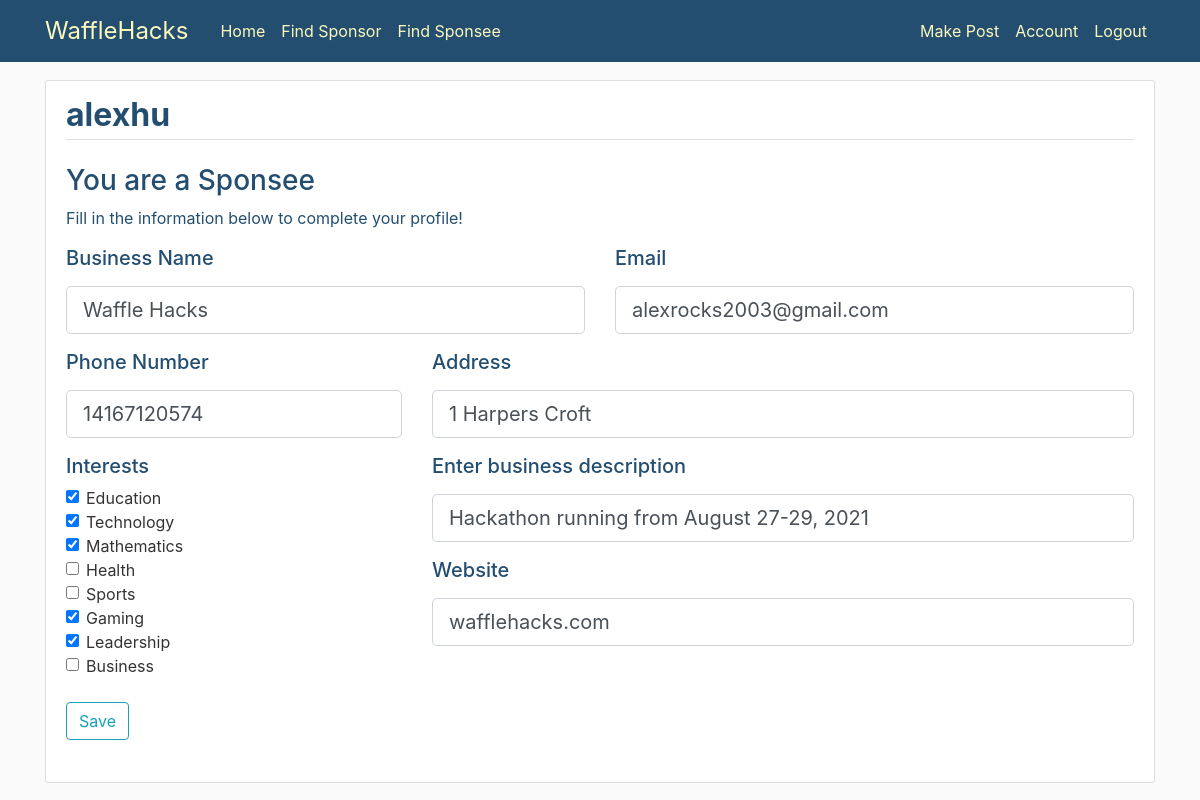
Screenshot of /account_sponsor (signed in) with the database file from the repository.
### main/models.py (models this page shows, shortened)
class User(db.Model, UserMixin):
   id = db.Column(db.Integer, primary_key=True)
   username = db.Column(db.String(20), unique=True, nullable=False)
   password = db.Column(db.String(60), nullable=False)
   user_type = db.Column(db.String(7), nullable=False)
   name = db.Column(db.String(30))
   phone = db.Column(db.String(15))
   address = db.Column(db.String(40))
   website = db.Column(db.String(30))
   email = db.Column(db.String(30))
   description = db.Column(db.String(200))
   education = db.Column(db.Boolean)
   technology = db.Column(db.Boolean)
   mathematics = db.Column(db.Boolean)
   health = db.Column(db.Boolean)
   sports = db.Column(db.Boolean)
   gaming = db.Column(db.Boolean)
   leadership = db.Column(db.Boolean)
   business = db.Column(db.Boolean)
   posts = db.relationship('Post', backref='author', lazy=True)

### main/routes.py (the view, shortened to what this page needs)
@app.route("/account_sponsor", methods=['GET', 'POST'])
@login_required
def account_sponsor():
  form = UpdateSponsorInfo()
  if current_user.name:
      form.name.data=current_user.name
  if current_user.address:
      form.address.data=current_user.address
  if current_user.phone:
      form.phone.data=current_user.phone
  if current_user.email:
      form.email.data=current_user.email
  if current_user.website:
      form.website.data=current_user.website
  if current_user.description:
      form.description.data=current_user.description
  return render_template('account_sponsor.html', form = form)

### main/forms.py
class UpdateSponsorInfo(FlaskForm):
    interests = ['Education', 'Technology', 'Mathematics', 'Health', 'Physical Activity', 'Computers', 'Sports', 'Gaming', 'Leadership', 'Finance', 'Law', 'Business']
    name=StringField('Business Name', validators=[DataRequired(), Length(min=3)])
    email=StringField('Email', validators=[DataRequired(), Length(min=3)])
    phone=StringField('Phone Number', validators=[DataRequired(), Length(min=10)])
    address=StringField('Address', validators=[DataRequired(), Length(min=3)])
    website=StringField('Website', validators=[DataRequired()])
    description=StringField('Enter business description', validators=[DataRequired()])
    submit = SubmitField("Save")

### main/models.py (called while the page is built)
@login_manager.user_loader
def load_user(user_id):
   return User.query.get(int(user_id))

### main/templates/account_sponsor.html (shortened to what this page needs)
{% extends "layout.html" %}
{% block content %}
    <div class="content-section">
        <form method="POST" action="{{url_for('account_sponsor')}}">
            <fieldset class="form-group">
                <legend class="border-bottom mb-4" style="font-size: xx-large; font-weight: bolder; color: #234E70;">{{current_user.username}}</legend>
                <h3 style="color:#234E70">You are a {{current_user.user_type}}</h3>
                <p style="color:#234E70">Fill in the information below to complete your profile!</p>
            <div class="countainer">
                <div class="row">
                    <div class="col-6">
                    <div class="form-group">
                        <h3 style="color: #234E70;font-size: 20px;">{{form.name.label(class="form-control-label")}}</h3>
                        {% if form.name.errors %}
                            {{ form.name(class="form-control form-control-lg is-invalid") }}
                            <div class="invalid-feedback">
                                {% for error in form.name.errors %}
                                    <span>{{ error }}</span>
                                {% endfor %}
                            </div>
                        {% else %}
                            {{ form.name(class="form-control form-control-lg") }}
                        {% endif %}
                    </div>
                    </div>
                    <div class="col-6">
                    <div class="form-group">
                        <h3 style="color: #234E70;font-size: 20px;">{{form.email.label(class="form-control-label")}}</h3>
                            {% if form.email.errors %}
                                {{ form.email(class="form-control form-control-lg is-invalid") }}
                                <div class="invalid-feedback">
                                    {% for error in form.email.errors %}
                                        <span>{{ error }}</span>
                                    {% endfor %}
                                </div>
                            {% else %}
                                {{ form.email(class="form-control form-control-lg") }}
                            {% endif %}
                    </div>
                    </div>
                </div>
                <div class="row">
                    <div class="col-4">
                    <div class="form-group">
                        <h3 style="color: #234E70;font-size: 20px;">{{form.phone.label(class="form-control-label")}}</h3>
                            {% if form.phone.errors %}
                                {{ form.phone(class="form-control form-control-lg is-invalid") }}
                                <div class="invalid-feedback">
                                    {% for error in form.phone.errors %}
                                        <span>{{ error }}</span>
                                    {% endfor %}
                                </div>
                            {% else %}
                                {{ form.phone(class="form-control form-control-lg") }}
                            {% endif %}
                    </div>
                    </div>
                    <div class="col-8">
                    <div class="form-group">
                        <h3 style="color: #234E70;font-size: 20px;">{{form.address.label(class="form-control-label")}}</h3>
                            {% if form.address.errors %}
                                {{ form.address(class="form-control form-control-lg is-invalid") }}
                                <div class="invalid-feedback">
                                    {% for error in form.address.errors %}
                                        <span>{{ error }}</span>
                                    {% endfor %}
                                </div>
                            {% else %}
                                {{ form.address(class="form-control form-control-lg") }}
                            {% endif %}
                    </div>
                    </div>
                </div>
                <div class="row">
                    <div class="col-4">
                            <div>
                                <h3 style="color: #234E70;font-size: 20px;"> Interests</h3>
                                <div class="form-check">
                                    {%if current_user.education%}
                                    <input class="form-check-input" type="checkbox" name="Education" id="flexCheckDefault" checked>
                                    {%else%}
                                    <input class="form-check-input" type="checkbox" name="Education" id="flexCheckDefault" >
                                    {%endif%}
                                    <label class="form-check-label" for="flexCheckDefault">
                                    Education
                                    </label>
                                </div>
                                <div class="form-check">
                                {%if current_user.technology%}
                                    <input class="form-check-input" type="checkbox" name="Technology" id="flexCheckDefault" checked>
                                    {%else%}
                                    <input class="form-check-input" type="checkbox" name="Technology" id="flexCheckDefault" >
                                    {%endif%}
                                    <label class="form-check-label" for="flexCheckDefault">
                                    Technology
                                    </label>
                                </div>
                                <div class="form-check">
                                    {%if current_user.mathematics%}
                                    <input class="form-check-input" type="checkbox" name="Mathematics" id="flexCheckDefault" checked>
                                    {%else%}
                                    <input class="form-check-input" type="checkbox" name="Mathematics" id="flexCheckDefault" >
                                    {%endif%}
                                    <label class="form-check-label" for="flexCheckDefault">
                                    Mathematics
                                    </label>
                                </div>
                                <div class="form-check">
                                    {%if current_user.health%}
                                    <input class="form-check-input" type="checkbox" name="Health" id="flexCheckDefault" checked>
                                    {%else%}
                                    <input class="form-check-input" type="checkbox" name="Health" id="flexCheckDefault" >
                                    {%endif%}
                                    <label class="form-check-label" for="flexCheckDefault">
                                    Health
                                    </label>
                                </div>
                                <div class="form-check">
                                    {%if current_user.sports%}
                                    <input class="form-check-input" type="checkbox" name="Sports" id="flexCheckDefault" checked>
                                    {%else%}
                                    <input class="form-check-input" type="checkbox" name="Sports" id="flexCheckDefault" >
                                    {%endif%}
                                    <label class="form-check-label" for="flexCheckDefault">
                                    Sports
                                    </label>
                                </div>
                                <div class="form-check">
                                    {%if current_user.gaming%}
                                    <input class="form-check-input" type="checkbox" name="Gaming" id="flexCheckDefault" checked>
                                    {%else%}
                                    <input class="form-check-input" type="checkbox" name="Gaming" id="flexCheckDefault" >
                                    {%endif%}
                                    <label class="form-check-label" for="flexCheckDefault">
                                    Gaming
                                    </label>
                                </div>
                                <div class="form-check">
                                    {%if current_user.leadership%}
                                    <input class="form-check-input" type="checkbox" name="Leadership" id="flexCheckDefault" checked>
                                    {%else%}
                                    <input class="form-check-input" type="checkbox" name="Leadership" id="flexCheckDefault" >
                                    {%endif%}
                                    <label class="form-check-label" for="flexCheckDefault">
                                    Leadership
                                    </label>
                                </div>
                                <div class="form-check">
                                    {%if current_user.business%}
                                    <input class="form-check-input" type="checkbox" name="Business" id="flexCheckDefault" checked>
                                    {%else%}
                                    <input class="form-check-input" type="checkbox" name="Business" id="flexCheckDefault" >
                                    {%endif%}
                                    <label class="form-check-label" for="flexCheckDefault">
                                    Business
                                    </label>
                                </div>
                            </div>
                    </div>
                    <div class="col-8">
                            <div class="form-group">
                            <h3 style="color: #234E70;font-size: 20px;">{{form.description.label(class="form-control-label")}}</h3>
                            {% if form.description.errors %}
                                {{ form.description(class="form-control form-control-lg is-invalid") }}
                                <div class="invalid-feedback">
                                    {% for error in form.description.errors %}
                                        <span>{{ error }}</span>
                                    {% endfor %}
                                </div>
                            {% else %}
                                {{ form.description(class="form-control form-control-lg") }}
                            {% endif %}
                            </div>
                    <div class="form-group">
                        <h3 style="color: #234E70;font-size: 20px;">{{form.website.label(class="form-control-label")}}</h3>
                                {% if form.website.errors %}
                                    {{ form.website(class="form-control form-control-lg is-invalid") }}
                                    <div class="invalid-feedback">
                                        {% for error in form.website.errors %}
                                            <span>{{ error }}</span>
                                        {% endfor %}
                                    </div>
                                {% else %}
                                    {{ form.website(class="form-control form-control-lg") }}
                                {% endif %}
                    </div>
                    </div>
                </div>
            </div>
        <br>
        <div class="form-group">
            {{ form.submit(class="btn btn-outline-info") }}
        </div>
    </div>
    </div>
{% endblock content %}

### main/static/main.css (style rules this page uses)
body { background: #fafafa; color: #333333; margin-top: 5rem; }
h1, h2, h3, h4, h5, h6 { color: #444444; }
.content-section { background: #ffffff; padding: 10px 20px; border: 1px solid #dddddd; border-radius: 3px; margin-bottom: 20px; }

### rows the page displays
User: username "alexhu", user_type "Sponsee", name "Waffle Hacks", email "alexrocks2003@gmail.com", phone "14167120574", address "1 Harpers Croft", description "Hackathon running from August 27-29, 2021", website "wafflehacks.com"
